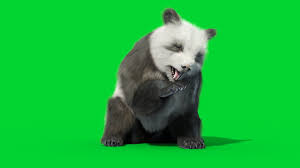
#> input picture img_data/img2.jpeg, 300 x 168 px
$ python compositin_w_binary_mask.py
#> lines starting #> are read from the running program, lines starting #| are printed output that depends on the picture
import cv2
import numpy as np

def compositing_with_binary_mask(background, foreground, mask):
    """
    Combina una imagen de fondo y una de primer plano usando una máscara binaria.

    Parámetros:
    - background: Imagen de fondo (numpy array).
    - foreground: Imagen de primer plano (numpy array).
    - mask: Máscara binaria (numpy array con valores 0 y 1 o 0 y 255).

    Retorna:
    - Imagen compuesta.
    """

    # Asegurarse de que la máscara sea binaria (0 o 1)
    binary_mask = mask / 255 if mask.max() > 1 else mask

    binary_mask = np.expand_dims(mask, axis=-1)

    # Asegurarse de que las dimensiones coincidan
    if background.shape != foreground.shape:
        raise ValueError("Las dimensiones del fondo, el primer plano y la máscara deben coincidir.")

    # Composición
    composed_image = (binary_mask * foreground + (1 - binary_mask) * background).astype(np.uint8)
    return composed_image

# Cargar las imágenes y la máscara
background = cv2.imread("img_data/img2.jpeg")
#> background is the input picture: shape (168, 300, 3); mean B, G, R 56.7, 186.2, 20.4
foreground = cv2.imread("img_data/img11.jpg")
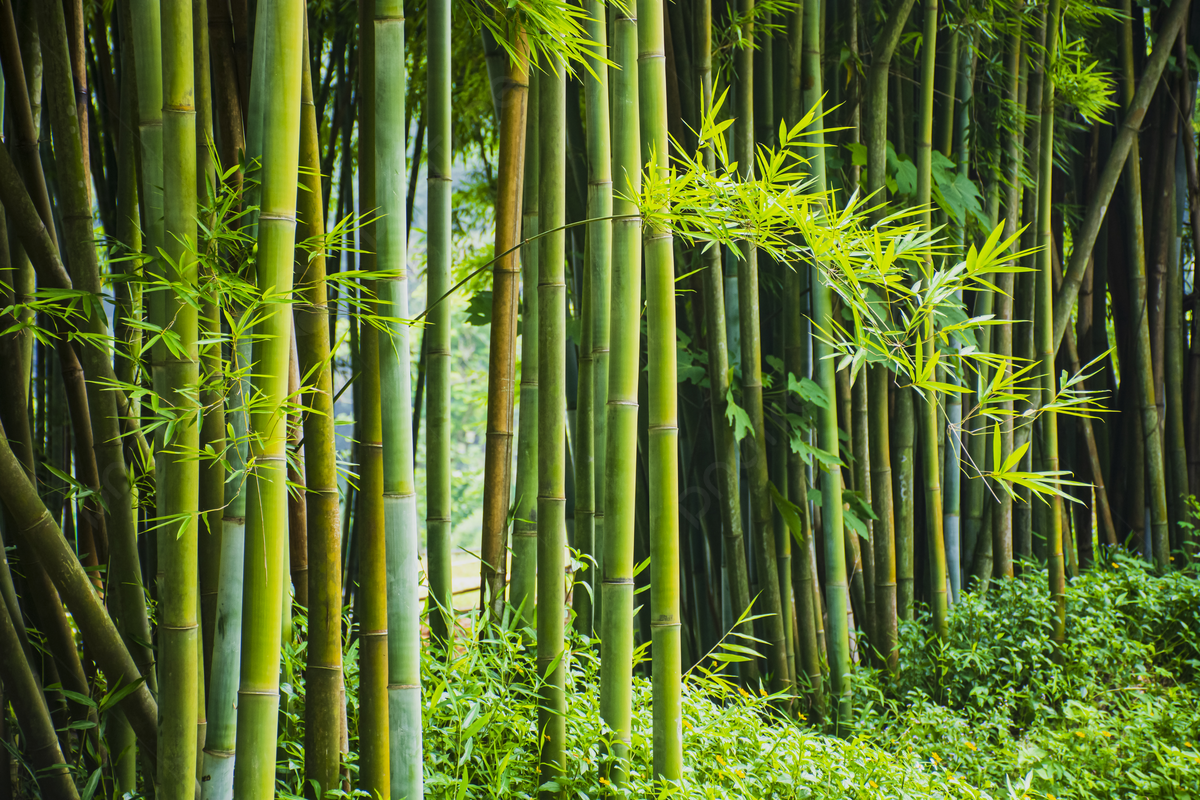
#> input picture img_data/img11.jpg, 1200 x 800 px
#> foreground is the input picture: shape (800, 1200, 3); mean B, G, R 44.6, 107, 88.1
mask = cv2.imread("binary_mask.jpg", cv2.IMREAD_GRAYSCALE)

# Redimensionar para que coincidan
background = cv2.resize(background, (foreground.shape[1], foreground.shape[0]))
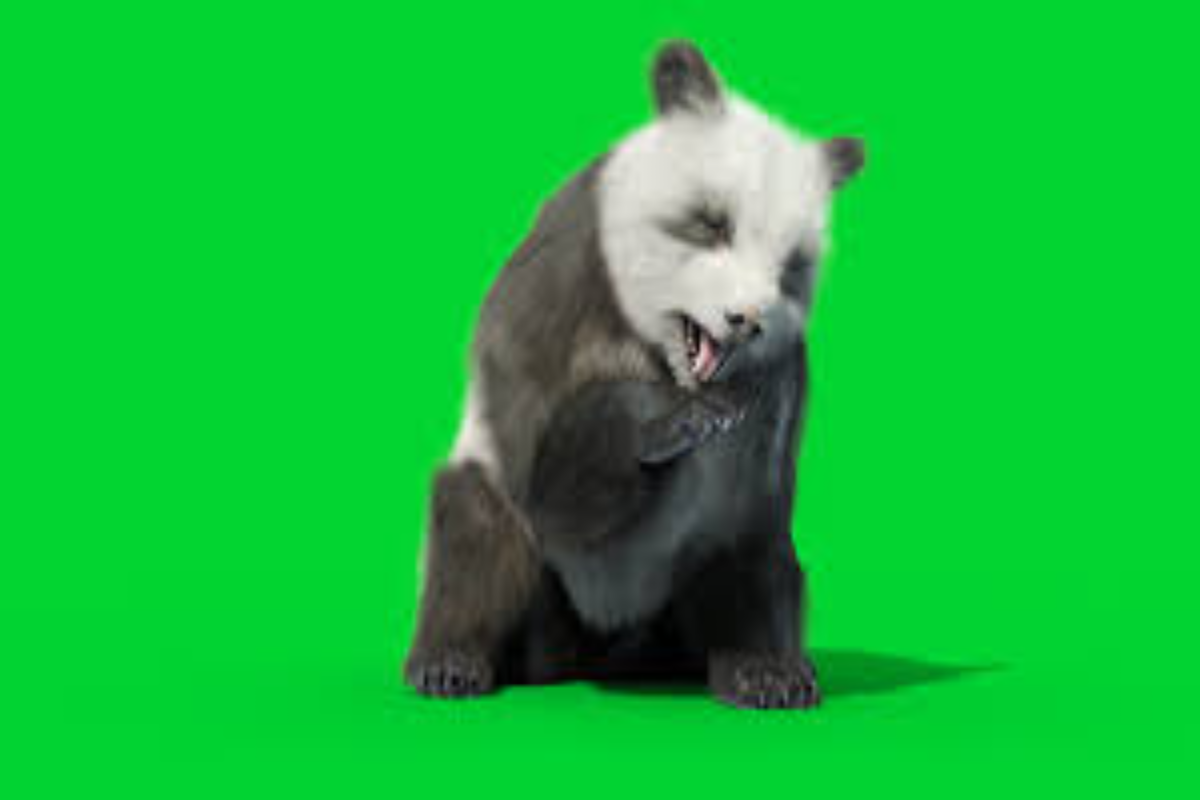
#> background: shape (800, 1200, 3); mean B, G, R 56.7, 186.1, 20.4
#> (the run stopped early here; a loop or call above may not have finished)
